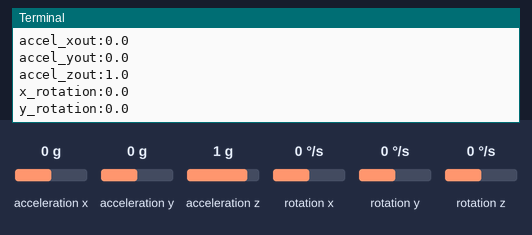
The program below on a simulated Raspberry Pi (BCM pin numbers). Shown: the last lines printed to the terminal. Inputs (shaded band) come from the test bench; at power-on: acceleration x 0 g, acceleration y 0 g, acceleration z 1 g, rotation x 0 °/s, rotation y 0 °/s, rotation z 0 °/s.

Above: at 1.2 s.
1.3 s: acceleration x set to -1.4 g
At 2.0 s:
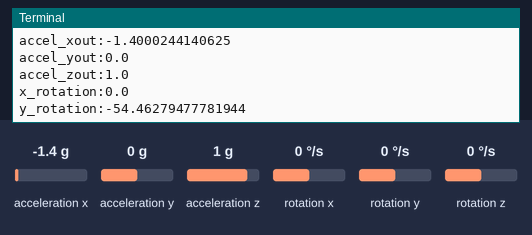
2.8 s: acceleration y set to -1.4 g
At 3.5 s:
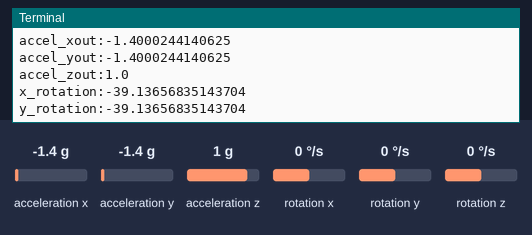
4.3 s: acceleration z set to -1.4 g
At 5.0 s:
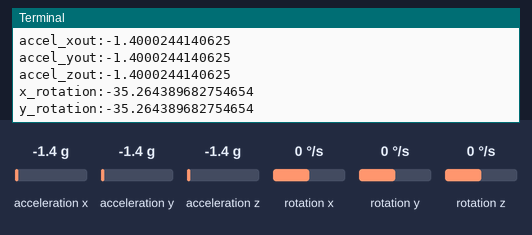
5.8 s: rotation x set to -192 °/s
7.3 s: rotation y set to -192 °/s
Timing chart, 0 to 9.8 s (numbered marks = the images above; inputs shaded):
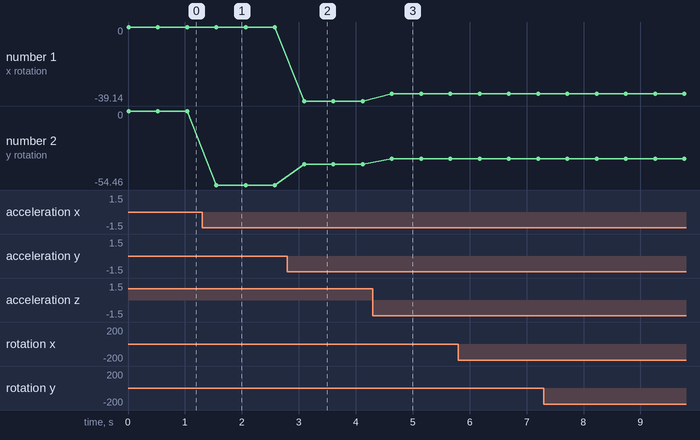

The program:

PositionSensor.py
```python
#!/usr/bin/python

import smbus
import math
import time

# Accelerometer:  (ADXL345 / MPU-6050)
#   vcc -  pin 01   3.3V
#   gnd - pin 09   gnd
#   scl -   pin 06   GPIO03 (SCL1 - I2C)
#   sda -  pin 03   GPIO02 (SDA1 - I2C)

class PositionSensor:
    # Power Management registers
    power_mgmt_1 = 0x6b
    power_mgmt_2 = 0x6c
    address = 0x68                    # from i2cdetect
    x_gyro_channel = 0x43
    y_gyro_channel = 0x45
    z_gyro_channel = 0x47
    gyro_scale = 131

    x_accelerometer_channel = 0x3b
    y_accelerometer_channel = 0x3d
    z_accelerometer_channel = 0x3f
    accel_scale = 16384.0

    bus = None

    def __init__(self):
        self.bus = smbus.SMBus(1)
        # Wake up the 6050 since it powers up in sleep mode
        self.bus.write_byte_data(self.address, self.power_mgmt_1, 0)

    def get_position(self):
        (ax, ay, az) = self.__get_accelerometer_values()
        return ax/self.accel_scale, ay/self.accel_scale, az/self.accel_scale

    def get_x_rotation(self):
        (x, y, z) = self.get_position()
        radians = math.atan2(y, self.__dist(x,z))
        return math.degrees(radians)

    def get_y_rotation(self):
        (x, y, z) = self.get_position()
        radians = math.atan2(x, self.__dist(y,z))
        return math.degrees(radians)

    def get_gyro(self):
        (gx, gy, gz) = self.__get_gyro_values()
        return gx/self.gyro_scale, gy/self.gyro_scale, gz/self.gyro_scale

    def __get_gyro_values(self):
        gyro_xout = self.__read_word_2c(self.x_gyro_channel)
        gyro_yout = self.__read_word_2c(self.y_gyro_channel)
        gyro_zout = self.__read_word_2c(self.z_gyro_channel)
        return gyro_xout, gyro_yout, gyro_zout

    def __get_accelerometer_values(self):
        accel_xout = self.__read_word_2c(self.x_accelerometer_channel)
        accel_yout = self.__read_word_2c(self.y_accelerometer_channel)
        accel_zout = self.__read_word_2c(self.z_accelerometer_channel)
        return accel_xout, accel_yout, accel_zout

    # Convert from two's complement
    def __read_word_2c(self, channel):
        val = self.__read_word(channel)
        if (val > 0x8000):
            return -((65535 - val) + 1)
        else:
            return val

    def __read_word(self, channel):
        high = self.__read_byte(channel)
        low =  self.__read_byte(channel+1)
        val = (high <<8) + low
        return val

    def __read_byte(self, channel):
        return self.bus.read_byte_data(self.address, channel)

    def __dist(self, a,b):
        return math.sqrt((a*a) + (b*b))


def main():

    sensor = PositionSensor()

    while True:
        print
        print("gyro data")
        print("------------")
        (gyro_xout, gyro_yout, gyro_zout) = sensor.get_gyro()
        print("gyro_xout:{0}".format(gyro_xout))
        print("gyro_yout:{0}".format(gyro_yout))
        print("gyro_zout:{0}".format(gyro_zout))

        print
        print("accelerometer data")
        print("-------------------------")
        (accel_xout, accel_yout, accel_zout) = sensor.get_position()
        print("accel_xout:{0}".format(accel_xout))
        print("accel_yout:{0}".format(accel_yout))
        print("accel_zout:{0}".format(accel_zout))

        x_rotation = sensor.get_x_rotation()
        y_rotation = sensor.get_y_rotation()
        print("x_rotation:{0}".format(x_rotation))
        print("y_rotation:{0}".format(y_rotation))

        time.sleep(0.5)

if __name__ == "__main__":
    main()
```

Measured:
- after the input at 1.3 s, the terminal: prints a new line after 0.25 s (image 1)
- after the input at 2.8 s, the terminal: prints a new line after 0.29 s (image 2)
- after the input at 4.3 s, the terminal: prints a new line after 0.33 s (image 3)
- plotted number 1: 0 → -39.14 after the input at 2.8 s, -39.14 → -35.26 after the input at 4.3 s
- plotted number 2: 0 → -54.46 after the input at 1.3 s, -54.46 → -39.14 after the input at 2.8 s, -39.14 → -35.26 after the input at 4.3 s
